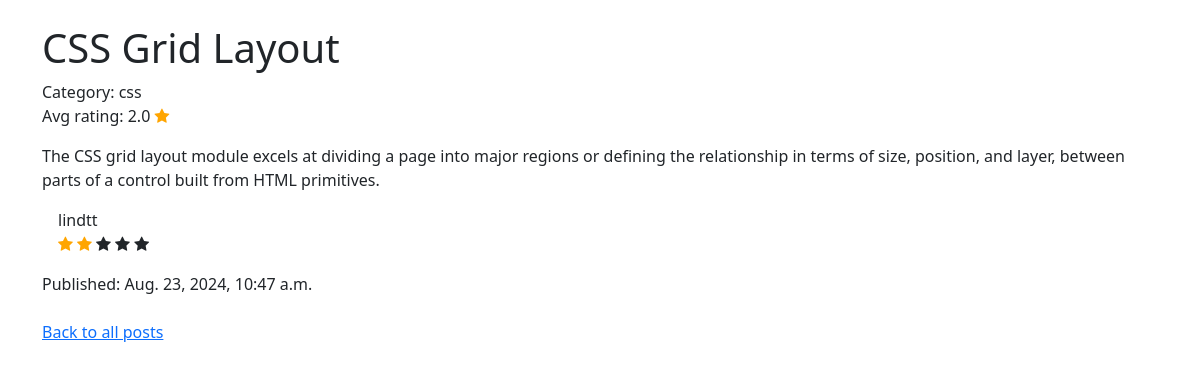
The app's page /blog/2/ with its own data.
### blog/models.py (models this page shows, shortened)
class Post(models.Model):
    class Status(models.TextChoices):
        DRAFT = ('DF', 'Draft')
        PUBLISHED = ('PB', 'Published')
    title = models.CharField(verbose_name="Назва поста", max_length=20)
    body = models.TextField()
    slug = models.SlugField(max_length=250, unique=True)
    publish = models.DateTimeField(default=timezone.now)
    created = models.DateTimeField(auto_now_add=True)
    updated = models.DateTimeField(auto_now=True)
    status = models.CharField(max_length=2, choices=Status.choices, default=Status.DRAFT)
    category = models.ForeignKey("Category", on_delete=models.CASCADE, null=True, related_name="posts")
    objects = models.Manager()
    published = PublisherManager()
    class Meta:
        ordering = ["-publish"]
        verbose_name_plural = "Публікації"
        verbose_name = "Публікація"

class Category(models.Model):
    title = models.CharField(max_length=255, default='')

class Rating(models.Model):
    post = models.ForeignKey(Post, on_delete=models.CASCADE, related_name='ratings')
    user = models.ForeignKey(User, on_delete=models.CASCADE)
    rating = models.IntegerField(validators=[MinValueValidator(0), MaxValueValidator(5)])
    publish = models.DateTimeField(default=timezone.now)
    created = models.DateTimeField(auto_now_add=True)
    updated = models.DateTimeField(auto_now=True)
    class Meta:
        unique_together = ('post', 'user')

### blog/views.py (the view)
# urls.py: path('<int:id>/', views.post_detail, name="post-detail"),
def post_detail(request, id):
    post = get_object_or_404(Post, id=id)
    ratings = get_list_or_404(Rating, post=post)
    avg_rating = round(sum(r.rating for r in ratings) / len(ratings), 1)
    return render(request, 'blog/post/detail.html', {'post': post, 'range': range(1, 6),
                                                     'ratings': ratings, 'avg_rating': avg_rating})

### blog/templates/blog/post/detail.html (shortened to what this page needs)
{% extends "base.html" %}
{% block content %}
<div class="container mt-4">
    <h1>{{ post.title }}</h1>
    <div>Category: {{ post.category.title }}</div>
    <div>Avg rating: {{ avg_rating }} <span class="fa fa-star checked"></span></div>
    <p>{{ post.body | linebreaks }}</p>
        {% for rating in ratings %}
        <div class="m-3">
            <div>{{ rating.user.username }}</div>
            <div>
                    {% for i in range %}
                        {% if i <= rating.rating %}
                            <span class="fa fa-star checked"></span>
                        {% else %}
                            <span class="fa fa-star"></span>
                        {% endif %}
                    {% endfor %}
            </div>
        </div>
        {% endfor %}
    <div>Published: {{ post.publish }}</div>
    <br>
    <div><a href="{% url 'blog:post-list' %}">Back to all posts</a></div>
</div>
{% endblock %}

### blog/static/css/blog.css (style rules this page uses)
body { font-family: "Gill Sans", sans-serif; }
.checked { color: orange; }

### records on screen
Post: title "CSS Grid Layout", category "css", body "The CSS grid layout module excels at dividing a page into major regions or defining the relationship in terms of size, position, and layer, between parts of a control built from HTML primitives.", publish "Aug. 23, 2024, 10:47 a.m."
Rating: user.username "lindtt", rating 2 (drawn)

### other values on screen
{{ avg_rating }} "2.0"
